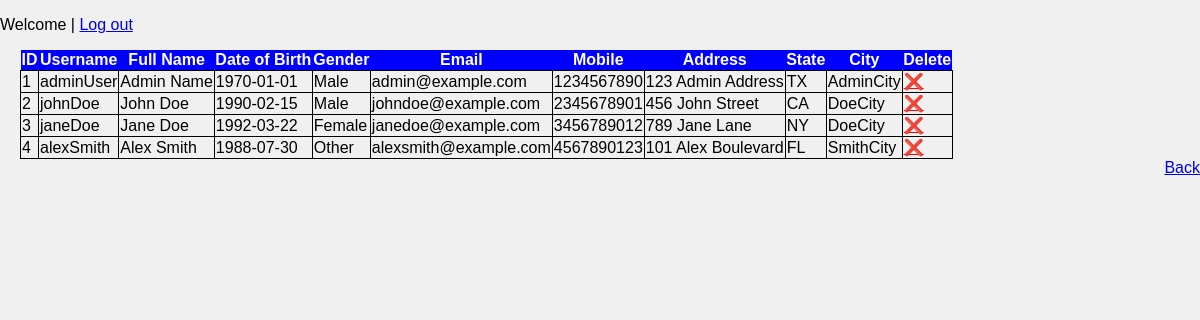
Before: /manage.php with the older database file.
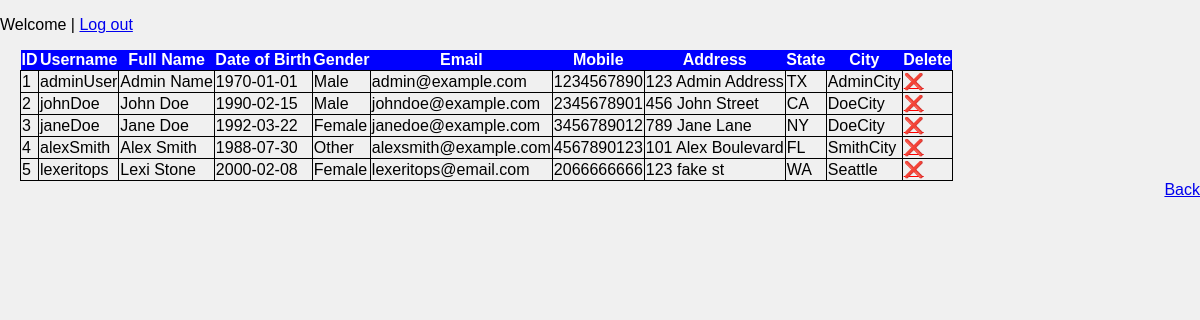
After: the same page with the newer database file.
### tables this page shows
CREATE TABLE account (
    id INTEGER PRIMARY KEY AUTOINCREMENT,
    username VARCHAR(50) UNIQUE NOT NULL,
    password VARCHAR(9) NOT NULL,
    fullname VARCHAR(50) NOT NULL,
    dob VARCHAR(9) NOT NULL,
    gender INTEGER CHECK (gender IN (0, 1, 2)) NOT NULL,
    email VARCHAR(50) NOT NULL,
    mobile VARCHAR(10) NOT NULL,
    address VARCHAR(200) NOT NULL,
    state CHAR(2) NOT NULL,
    city VARCHAR(20) NOT NULL,
    permission INTEGER CHECK (permission IN (0, 1)) NOT NULL
);

### manage.php (the view, shortened to what this page needs)
<?php
if (isset($_SESSION['permission']) && $_SESSION['permission'] == 1) {
    $pdo = new PDO("sqlite:account.db");
    $pdo->setAttribute(PDO::ATTR_ERRMODE, PDO::ERRMODE_EXCEPTION);
    $fullName = isset($_SESSION['fullname']) ? $_SESSION['fullname'] : "";
    $query = "SELECT id, username, fullname, dob, gender, email, mobile, address, state, city FROM account";
    $statement = $pdo->query($query);
    $users = $statement->fetchAll(PDO::FETCH_ASSOC);
    ?>
    <!DOCTYPE html>
    <html lang="en">
    <head>
        <link rel="stylesheet" href="index.css">
    </head>
    <body>
        <p>Welcome <b><?php echo $fullName;?></b> | <a href="logout.php">Log out</a></p>
        <table>
            <tr class="title">
                <th>ID</th>
                <th>Username</th>
                <th>Full Name</th>
                <th>Date of Birth</th>
                <th>Gender</th>
                <th>Email</th>
                <th>Mobile</th>
                <th>Address</th>
                <th>State</th>
                <th>City</th>
                <th>Delete</th>
            </tr>
            <?php
            foreach ($users as $user) {
                echo "<tr>";
                echo "<td>{$user['id']}</td>";
                echo "<td>{$user['username']}</td>";
                echo "<td>{$user['fullname']}</td>";
                echo "<td>{$user['dob']}</td>";
                echo "<td>" . ($user['gender'] == 1 ? 'Male' : ($user['gender'] == 2 ? 'Female' : 'Other')) . "</td>";
                echo "<td>{$user['email']}</td>";
                echo "<td>{$user['mobile']}</td>";
                echo "<td>{$user['address']}</td>";
                echo "<td>{$user['state']}</td>";
                echo "<td>{$user['city']}</td>";
                echo "<td><a href='manage.php?id={$user['id']}' style='color: red;'>&#10060;</a></td>";
                echo "</tr>";
            }
            ?>
        </table>
        <div style="text-align: right;">
            <a href="index.php">Back</a>
        </div>
    </body>
    </html>
<?php
} else {
    echo "Sorry, but this account does not have permission to manage users";
    exit();
}

### index.css (style rules this page uses)
body { font-family: Arial, sans-serif; background-color: #f0f0f0; margin: 0; padding: 0; }
table { border-collapse: collapse; margin-left: 20px; }
.title { color: white; background-color: blue; text-align: center; }
td { border: 1px solid black; }

Changed rows visible on the page:
added account: id "5", username "lexeritops", fullname "Lexi Stone", dob "2000-02-08", gender "Female", email "lexeritops@email.com", mobile "2066666666", address "123 fake st", state "WA", city "Seattle"
